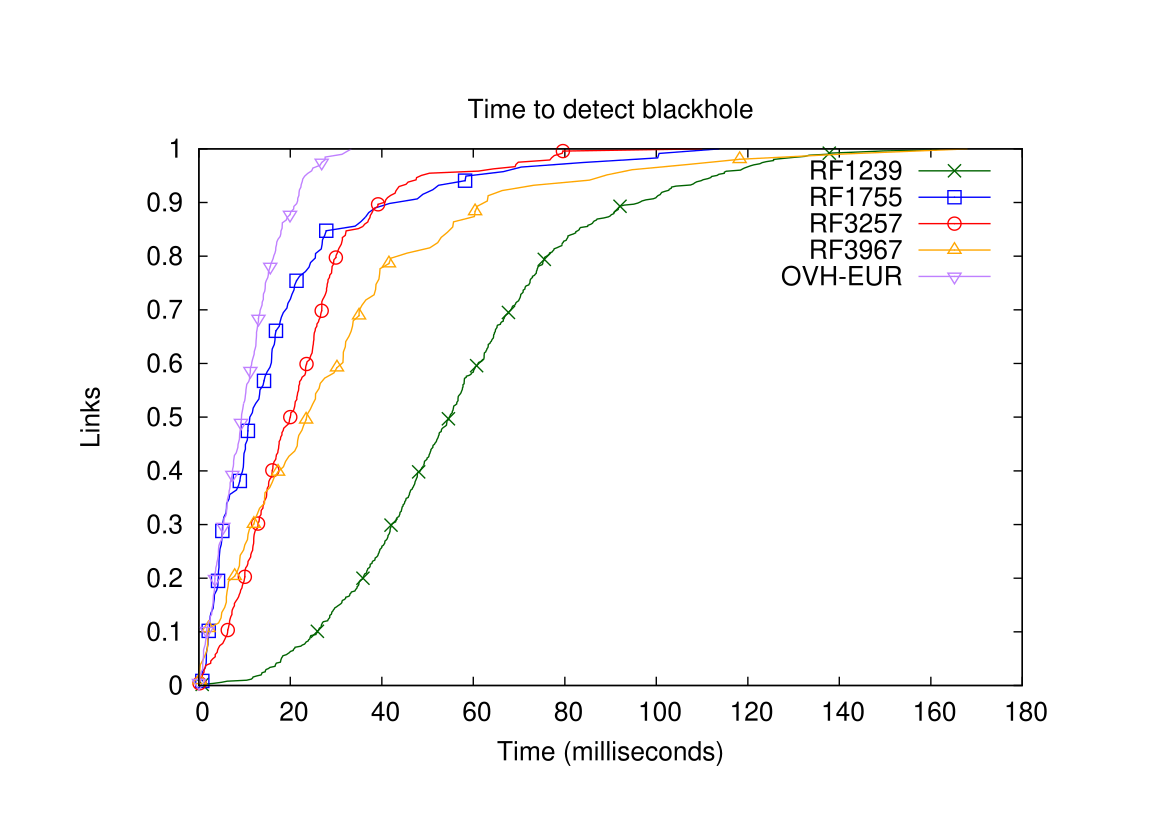

gnuplot code for this plot:
set title "Time to detect blackhole"
set xlabel "Time (milliseconds)"
set ylabel "Links"
set term postscript color "Helvetica" 19
set output "result_igp.eps"

set xrange [0:180]
set xtics 0,20,180
# set key at 171,0.8

set style line 1 lc rgb "dark-green" pt 2 pi 50 ps 1.5
set style line 2 lc rgb "blue" pt 4 pi 11 ps 1.5
set style line 3 lc rgb "red" pt 6 pi 24 ps 1.5
set style line 4 lc rgb "orange" pt 8 pi 10 ps 1.5
set style line 5 lc rgb "purple" pt 10 pi 19 ps 1.5

plot "rf1239_igp_result_cycle_plot.dat" using ($1*1000):($2/505) w lp ls 1 title "RF1239", "rf1755_igp_result_cycle_plot.dat" using ($1*1000):($2/118) w lp ls 2 title "RF1755", "rf3257_igp_result_cycle_plot.dat" using ($1*1000):($2/242) w lp ls 3 title "RF3257", "rf3967_igp_result_cycle_plot.dat" using ($1*1000):($2/103) w lp ls 4 title "RF3967", "ovh_result_cycle_plot.dat" using ($1*1000):($2/196) w lp ls 5 title "OVH-EUR"
